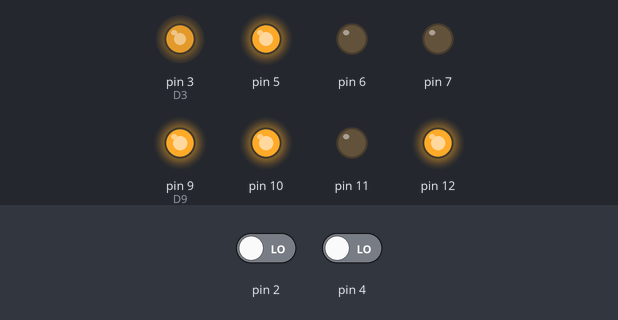
Bench run of a sketch on a simulated Arduino Uno, built with avr-gcc and run on an emulated ATmega328P. On the bench: output pins drawn as LEDs (lit = HIGH). The test bench sets the inputs (shaded band); at power-on: pin 2 LOW, pin 4 LOW. What the sketch prints to the serial monitor is not drawn.

Above: at 0.1 s.
At 0.25 s:
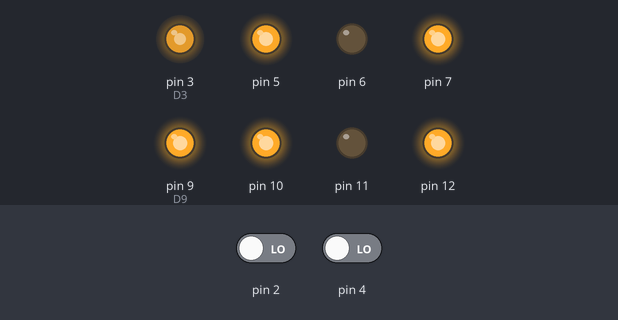
Timing chart, 0 to 3.0 s (numbered marks = the images above):
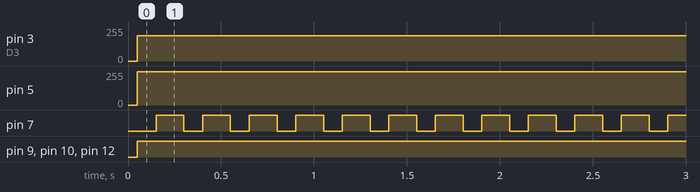

Measured:
- by itself, pin 3 (D3): 0/255 → 191/255 at 0.05 s
- by itself, pin 5: 0/255 → 250/255 at 0.05 s
- by itself, pin 7: alternates HIGH for 0.15 s and LOW for 0.10 s
- by itself, pin 9 (D9), pin 10, pin 12: LOW → HIGH at 0.05 s

The sketch:

GroundRobot.ino
```cpp
/*
 * GroundRobot.ino
 *
 * Created: 3/6/2015 10:56:35 AM
 * Author: Nay Aung Kyaw
 */
#include "Motor.h"
#include "Receiver.h"
#include "RFID.h"
#include "PinTranslation.h"

Motor motor(D3,YAW,D9,D10,D11,D12,PIT); //PWMA, AIN2, AIN1, STBY, BIN1, BIN2, PWMB
Receiver pitch(ROL); //Channel 2 OR 3
Receiver roll(THR); // Channel 4
RFID rfid(AX1); //RST PIN

void setup()
{
Serial.begin(9600);
Serial.println("Setup Done.");
}

void loop()
{
motor.moveMotors(pitch.getRcTiming(-255,255),roll.getRcTiming(-64,64));
rfid.scanTag();
if (rfid.isReadyToReadData()){
	Serial.print("GBot:4 Station No:");
	Serial.println(rfid.getTagID());
}
}
```

Motor.cpp
```cpp
#include "Arduino.h"
#include "Motor.h"

Motor::Motor(int pinPWMA, int pinAIN2, int pinAIN1, int pinSTBY, int pinBIN1, int pinBIN2, int pinPWMB)
{
	m_pinPWMA = pinPWMA;
	m_pinAIN2 = pinAIN2;
	m_pinAIN1 = pinAIN1;

	m_pinSTBY = pinSTBY;

	m_pinBIN1 = pinBIN1;
	m_pinBIN2 = pinBIN2;
	m_pinPWMB = pinPWMB;

	pinMode(pinPWMA, OUTPUT);
	pinMode(pinAIN1, OUTPUT);
	pinMode(pinAIN2, OUTPUT);

	pinMode(pinPWMB, OUTPUT);
	pinMode(pinBIN1, OUTPUT);
	pinMode(pinBIN2, OUTPUT);

	pinMode(pinSTBY, OUTPUT);

}

void Motor::moveForward(uint8_t leftMotorSpeed, uint8_t rightMotorSpeed){
	 digitalWrite(m_pinSTBY, HIGH);

	 digitalWrite(m_pinBIN1, HIGH);
	 digitalWrite(m_pinBIN2, LOW);
	 analogWrite(m_pinPWMB, rightMotorSpeed);

	 digitalWrite(m_pinAIN1, LOW);
	 digitalWrite(m_pinAIN2, HIGH);
	 analogWrite(m_pinPWMA, leftMotorSpeed);
}

void Motor::moveBackward(uint8_t leftMotorSpeed, uint8_t rightMotorSpeed){
	digitalWrite(m_pinSTBY, HIGH);

	digitalWrite(m_pinBIN1, LOW);
	digitalWrite(m_pinBIN2, HIGH);
	analogWrite(m_pinPWMB, rightMotorSpeed);

	digitalWrite(m_pinAIN1, HIGH);
	digitalWrite(m_pinAIN2, LOW);
	analogWrite(m_pinPWMA, leftMotorSpeed);
}


void Motor::moveMotors(int pitchChannel, int rollChannel){
	uint8_t leftMotorSpeed, rightMotorSpeed;

	 if ((rollChannel > 0) && (pitchChannel >0))
	 {


		leftMotorSpeed = constrain (pitchChannel + rollChannel,0,250);
		rightMotorSpeed = constrain (pitchChannel - rollChannel,0,250);
		moveForward(leftMotorSpeed,rightMotorSpeed);

	 }
	 else if ((rollChannel < 0) && (pitchChannel >0))
	 {
		 //moveForward(pitchChannel - abs(rollChannel),pitchChannel + abs(rollChannel));

		 leftMotorSpeed = constrain (pitchChannel - abs(rollChannel),0,250);
		 rightMotorSpeed = constrain (pitchChannel + abs(rollChannel),0,250);
		 moveForward(leftMotorSpeed,rightMotorSpeed);
	 }
	 else if ((pitchChannel < 0) && (rollChannel >0))
	 {
		 leftMotorSpeed = constrain (abs(pitchChannel) + rollChannel,0,250);
		 rightMotorSpeed = constrain (abs(pitchChannel) - rollChannel,0,250);
		 moveBackward(leftMotorSpeed,rightMotorSpeed);
	 }
	 else if ((pitchChannel < 0) && (rollChannel <0))
	 {

		 leftMotorSpeed = constrain (abs(pitchChannel) - abs(rollChannel),0,250);
		 rightMotorSpeed = constrain (abs(pitchChannel) + abs(rollChannel),0,250);
		 moveBackward(leftMotorSpeed,rightMotorSpeed);
	 }
	 else
	 {
		 stopMotors();
	 }


}

void Motor::stopMotors(){
	 digitalWrite(m_pinSTBY, LOW);
	 analogWrite(m_pinPWMB, 5);
	 analogWrite(m_pinPWMA,5);
} 
```

Motor.h
```cpp
#ifndef Motor_h
#define Motor_h

#include "Arduino.h"

class Motor
{
	public:
	Motor(int pinPWMA, int pinAIN2, int pinAIN1, int pinSTBY, int pinBIN1, int pinBIN2, int pinPWMB);
	void moveForward(uint8_t leftMotorSpeed, uint8_t rightMotorSpeed);
	void moveBackward(uint8_t leftMotorSpeed, uint8_t rightMotorSpeed);
	void moveMotors(int pitchChannel, int rollChannel);
	void stopMotors();
	private:
	int m_pinPWMA, m_pinAIN2, m_pinAIN1, m_pinSTBY, m_pinBIN1, m_pinBIN2, m_pinPWMB;
};

#endif
```

PinTranslation.h
```cpp
//#ifndef PinTranslation_h
//#define PinTranslation_h

#include "Arduino.h"

//define pin//translation of pin number to name written on the board
#define THR 2
#define D3 3
#define D11 11
#define D12 12
#define D9 9
#define YAW 6
#define D10 10
#define PIT 5
#define ROL 4
#define A0 A0
#define A1 A1
#define A2 A2
#define AX1 7

//THR --> D2


//AX4 --> D3 //DONT use as D3 is in use
//AX3 --> TX,D1 //Reserved
//AX2 --> RX,D0 //Reserved
//AX1 --> D7
//THR --> D2
```

RFID.cpp
```cpp
#include "Arduino.h"
#include "RFID.h"

RFID::RFID(int pinReset)
{
	m_pinReset = pinReset;
	pinMode(m_pinReset, OUTPUT);
}

void RFID::scanTag(){
	char tagString[13]={0};
	int index = 0;
	bool reading = false;
	bool okToPrintOut = false;
	bool isScannedSuccessful = false;

	m_isReadyToSendOut = false;

	while(Serial.available()){
		int readByte =  Serial.read();
		if(readByte == 2) reading = true; //begining of tag
		if(readByte == 3) reading = false; //end of tag

		if(reading && readByte != 2 && readByte != 10 && readByte != 13){
			//store the tag
			tagString[index] = readByte;
			index ++;
			//Serial.print(readByte);
			okToPrintOut = true;
	}

}

if (okToPrintOut == true && index == 12){
//Serial.println(tagString);
m_isReadyToSendOut = true;
 m_ScannedTag = tagString;
}
 digitalWrite(m_pinReset, LOW);
 delay(100);
 digitalWrite(m_pinReset, HIGH);
 delay(100);

// return tagString;
}

bool RFID::isReadyToReadData(){
	return m_isReadyToSendOut;
}

String RFID::getTagID(){
return m_ScannedTag;
}
```

RFID.h
```cpp
#ifndef RFID_h
#define RFID_h

#include "Arduino.h"

class RFID
{
	public:
	RFID(int pinReset);
	void scanTag();
	bool isReadyToReadData();
	String getTagID();
	private:
	int m_pinReset;
    String m_ScannedTag;
	bool m_isReadyToSendOut;
};

#endif
```

Receiver.cpp
```cpp
#include "Arduino.h"
#include "Receiver.h"

Receiver::Receiver(int pinChannel)
{
	m_pinChannel = pinChannel;
	pinMode(m_pinChannel, INPUT);

}
int Receiver::getRcTiming(int minValue, int maxValue)
{
	int result;
	result = pulseIn(m_pinChannel, HIGH, 25000);
	result =  map(result,1000,2000,minValue, maxValue);
	result =  constrain(result,minValue,maxValue);

	 if ((result >= 0) && (result < 10)) {
		 result = 5;
	 }
	 if ((result <= 0) && (result > -10)) {
		 result = -5;
	 }
	return result;


}
```

Receiver.h
```cpp
#ifndef Receiver_h
#define Receiver_h

#include "Arduino.h"

class Receiver
{
	public:
	Receiver(int pinChannel);
	int getRcTiming(int minValue, int maxValue);
	private:
	int m_pinChannel;
};

#endif
```
